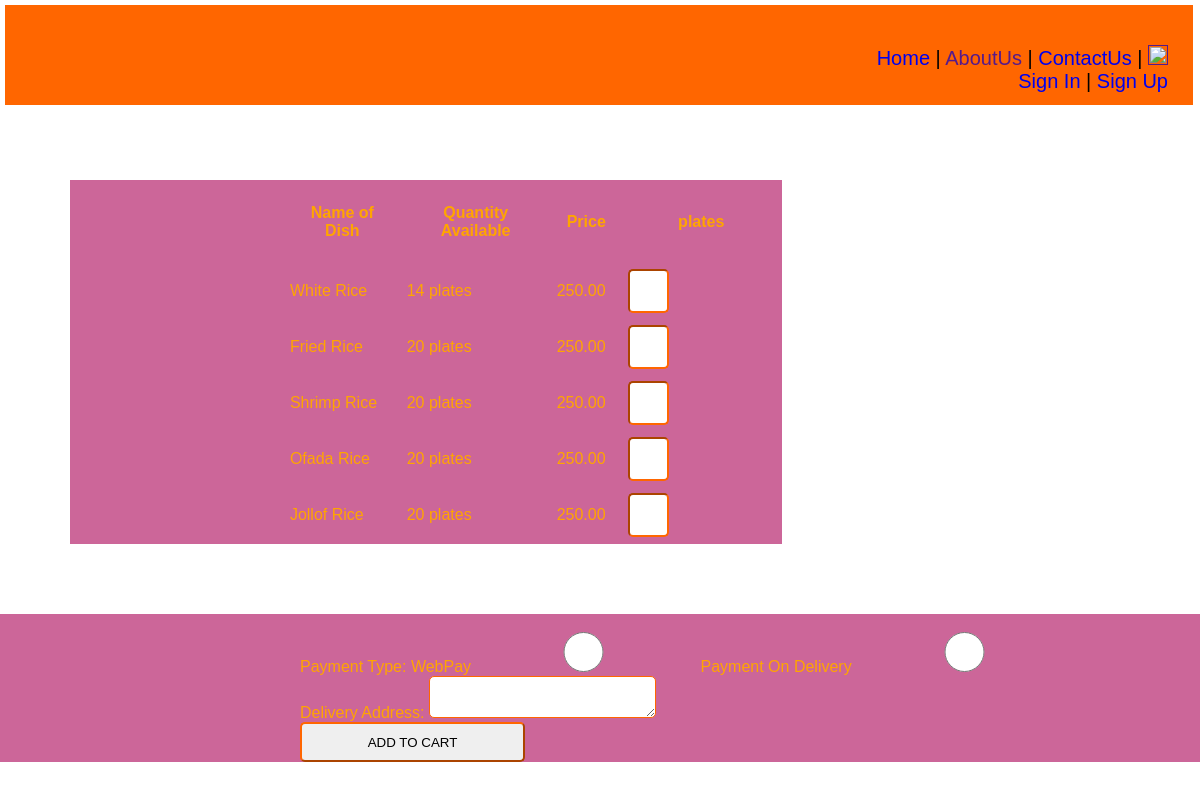
Screenshot of /test/public/food_unregister.php?cat_id=1&cat_name=Rice with the database file from the repository.
### tables this page shows
CREATE TABLE IF NOT EXISTS `food` (
  `food_id` int(10) unsigned NOT NULL AUTO_INCREMENT,
  `cat_id` int(11) NOT NULL,
  `food_name` varchar(50) NOT NULL,
  `food_alias` varchar(50) NOT NULL,
  `quantity_plate` int(11) NOT NULL,
  `price` float(10,2) NOT NULL,
  PRIMARY KEY (`food_id`)
);

### test/public/food_unregister.php (the view, shortened to what this page needs)
<?php
include('../includes/header.inc.php');
?>
<?php
    if(isset($_GET['cat_id']) && isset($_GET['cat_name'])){
      $cat_id = $_GET['cat_id'];
    }
?>
<form method = "POST" action="add_to_cart.php">
<div id=header>
    <div id=logotext>
   	<p><a href="home.php">Home</a> | <a href="">AboutUs</a> | <a href="contact_form.php">ContactUs</a> | <a href="" ><img src="../images/cart.png" width="20" height="20" /></a></p>
    <p align="right"><a href="login_register.php"> Sign In </a> |
    <a href="login_register.php" > Sign Up </a> </p>
    </div>
    </div>
<div style="overflow-x:auto;">
	<div id="table">
<table  >
<tr>
        <th>Name of Dish</th>
        <th>Quantity Available</th>
        <th>Price</th>
        <th>plates</th></tr>
<?php
    $i = 0;
      $select = mysqli_query($db, "SELECT * FROM food
                                  WHERE cat_id='".$cat_id."'
                                  ") or die(mysqli_error($db));
      while($row = mysqli_fetch_array($select)){
        extract($row);
$i++;
        ?>
<tr>
          <td><?php echo $row['food_name']; ?></td>
          <td><?php echo $row['quantity_plate']." plates"; ?></td>
          <td><?php echo $row['price']; ?></td>
          <td><input type="number"  max = "<?php echo $row['quantity_plate']; ?>" name="plates<?php  echo $i; ?>"  /></td>
</tr>
<?php
       } ?>
      </table>
  </div>
</div>
  <div id="table2">
      <br>
      <p> Payment Type: WebPay<input type="radio" name="p_type" value="Webpay"/>
            				Payment On Delivery<input type="radio" name="p_type" value="POD" /> </p>
        <p> Delivery Address: <textarea name="d_addy" rows="30" cols="30" > </textarea> </p>
       <p> <input type="submit" name="aoc" value = "ADD TO CART" /> </p>
      </form>

### test/css/style.css (style rules this page uses)
* { margin:0; padding:0; }
#header { border:1px solid hidden; width: 99%; margin:5px; height:100px; background:#F60; }
#logotext { border:1px solid hidden; float:right; height:50px; padding: 40px 25px; font-family:Tahoma, Geneva, sans-serif; font-size:20px; clear:both; }
#logotext a { text-decoration:none; }
input, textarea { width:25%; height:40px; border-radius:5px; border-color:#F60; }

### test/public/food_unregister.php (style rules this page uses)
#header { border:1px solid hidden; width: 99%; margin:5px; height:100px; background:#F60; }
#logotext { border:1px solid hidden; float:right; height:50px; padding: 40px 25px; font-family:Tahoma, Geneva, sans-serif; font-size:20px; clear:both; }
#logotext a { text-decoration:none; }
#table th { font-family: "Lucida Sans Unicode", "Lucida Grande", sans-serif; font-size:26; height:50px; padding:15px; }
#table td { font-family: "Lucida Sans Unicode", "Lucida Grande", sans-serif; padding:5px; }
#table { border:1px solid hidden; width:50% auto; height:auto; margin:70px; padding-left: 25%; color:orange; background-color:#C69; border-style:none; }
#table table { border-color:white; }
#table2 { border:1px solid hidden; width:auto; padding-left:25%; font-family:"Lucida Sans Unicode", "Lucida Grande", sans-serif; font-size: 45; color:orange; background-color:#C69;px }

### rows the page displays
food: food_name "White Rice", quantity_plate "14", price "250.00"
food: food_name "Fried Rice", quantity_plate "20", price "250.00"
food: food_name "Shrimp Rice", quantity_plate "20", price "250.00"
food: food_name "Ofada Rice", quantity_plate "20", price "250.00"
food: food_name "Jollof Rice", quantity_plate "20", price "250.00"
